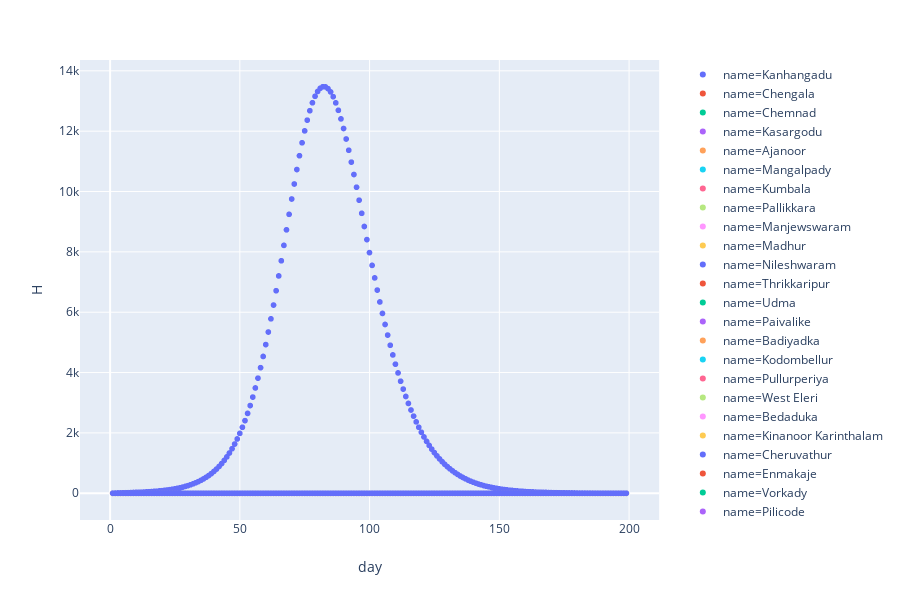

The notebook cell saved with this chart:
### Code cell
fig = px.scatter(resultsDF, x="day", y="H", color="name")
fig.show()

### Figure 1 — Plotly figure (JSON) as saved in the notebook; plotly's stock layout.template omitted (floating-point values rounded to 4 significant figures; data arrays with more than 128 entries replaced by an {"elided": "..."} marker saying what was removed)
{"data": [{"hoverlabel": {"namelength": 0}, "hovertemplate": "name=Kanhangadu<br>day=%{x}<br>H=%{y}", "legendgroup": "name=Kanhangadu", "marker": {"color": "#636efa", "symbol": "circle"}, "mode": "markers", "name": "name=Kanhangadu", "showlegend": true, "type": "scattergl", "x": {"elided": "199 int values"}, "xaxis": "x", "y": {"elided": "199 float values"}, "yaxis": "y"}, {"hoverlabel": {"namelength": 0}, "hovertemplate": "name=Chengala<br>day=%{x}<br>H=%{y}", "legendgroup": "name=Chengala", "marker": {"color": "#EF553B", "symbol": "circle"}, "mode": "markers", "name": "name=Chengala", "showlegend": true, "type": "scattergl", "x": {"elided": "199 int values"}, "xaxis": "x", "y": {"elided": "199 int values"}, "yaxis": "y"}, {"hoverlabel": {"namelength": 0}, "hovertemplate": "name=Chemnad<br>day=%{x}<br>H=%{y}", "legendgroup": "name=Chemnad", "marker": {"color": "#00cc96", "symbol": "circle"}, "mode": "markers", "name": "name=Chemnad", "showlegend": true, "type": "scattergl", "x": {"elided": "199 int values"}, "xaxis": "x", "y": {"elided": "199 int values"}, "yaxis": "y"}, {"hoverlabel": {"namelength": 0}, "hovertemplate": "name=Kasargodu<br>day=%{x}<br>H=%{y}", "legendgroup": "name=Kasargodu", "marker": {"color": "#ab63fa", "symbol": "circle"}, "mode": "markers", "name": "name=Kasargodu", "showlegend": true, "type": "scattergl", "x": {"elided": "199 int values"}, "xaxis": "x", "y": {"elided": "199 int values"}, "yaxis": "y"}, {"hoverlabel": {"namelength": 0}, "hovertemplate": "name=Ajanoor<br>day=%{x}<br>H=%{y}", "legendgroup": "name=Ajanoor", "marker": {"color": "#FFA15A", "symbol": "circle"}, "mode": "markers", "name": "name=Ajanoor", "showlegend": true, "type": "scattergl", "x": {"elided": "199 int values"}, "xaxis": "x", "y": {"elided": "199 int values"}, "yaxis": "y"}, {"hoverlabel": {"namelength": 0}, "hovertemplate": "name=Mangalpady<br>day=%{x}<br>H=%{y}", "legendgroup": "name=Mangalpady", "marker": {"color": "#19d3f3", "symbol": "circle"}, "mode": "markers", "name": "name=Mangalpady", "showlegend": true, "type": "scattergl", "x": {"elided": "199 int values"}, "xaxis": "x", "y": {"elided": "199 int values"}, "yaxis": "y"}, {"hoverlabel": {"namelength": 0}, "hovertemplate": "name=Kumbala<br>day=%{x}<br>H=%{y}", "legendgroup": "name=Kumbala", "marker": {"color": "#FF6692", "symbol": "circle"}, "mode": "markers", "name": "name=Kumbala", "showlegend": true, "type": "scattergl", "x": {"elided": "199 int values"}, "xaxis": "x", "y": {"elided": "199 int values"}, "yaxis": "y"}, {"hoverlabel": {"namelength": 0}, "hovertemplate": "name=Pallikkara<br>day=%{x}<br>H=%{y}", "legendgroup": "name=Pallikkara", "marker": {"color": "#B6E880", "symbol": "circle"}, "mode": "markers", "name": "name=Pallikkara", "showlegend": true, "type": "scattergl", "x": {"elided": "199 int values"}, "xaxis": "x", "y": {"elided": "199 int values"}, "yaxis": "y"}, {"hoverlabel": {"namelength": 0}, "hovertemplate": "name=Manjewswaram<br>day=%{x}<br>H=%{y}", "legendgroup": "name=Manjewswaram", "marker": {"color": "#FF97FF", "symbol": "circle"}, "mode": "markers", "name": "name=Manjewswaram", "showlegend": true, "type": "scattergl", "x": {"elided": "199 int values"}, "xaxis": "x", "y": {"elided": "199 int values"}, "yaxis": "y"}, {"hoverlabel": {"namelength": 0}, "hovertemplate": "name=Madhur<br>day=%{x}<br>H=%{y}", "legendgroup": "name=Madhur", "marker": {"color": "#FECB52", "symbol": "circle"}, "mode": "markers", "name": "name=Madhur", "showlegend": true, "type": "scattergl", "x": {"elided": "199 int values"}, "xaxis": "x", "y": {"elided": "199 int values"}, "yaxis": "y"}, {"hoverlabel": {"namelength": 0}, "hovertemplate": "name=Nileshwaram<br>day=%{x}<br>H=%{y}", "legendgroup": "name=Nileshwaram", "marker": {"color": "#636efa", "symbol": "circle"}, "mode": "markers", "name": "name=Nileshwaram", "showlegend": true, "type": "scattergl", "x": {"elided": "199 int values"}, "xaxis": "x", "y": {"elided": "199 int values"}, "yaxis": "y"}, {"hoverlabel": {"namelength": 0}, "hovertemplate": "name=Thrikkaripur<br>day=%{x}<br>H=%{y}", "legendgroup": "name=Thrikkaripur", "marker": {"color": "#EF553B", "symbol": "circle"}, "mode": "markers", "name": "name=Thrikkaripur", "showlegend": true, "type": "scattergl", "x": {"elided": "199 int values"}, "xaxis": "x", "y": {"elided": "199 int values"}, "yaxis": "y"}, {"hoverlabel": {"namelength": 0}, "hovertemplate": "name=Udma<br>day=%{x}<br>H=%{y}", "legendgroup": "name=Udma", "marker": {"color": "#00cc96", "symbol": "circle"}, "mode": "markers", "name": "name=Udma", "showlegend": true, "type": "scattergl", "x": {"elided": "199 int values"}, "xaxis": "x", "y": {"elided": "199 int values"}, "yaxis": "y"}, {"hoverlabel": {"namelength": 0}, "hovertemplate": "name=Paivalike<br>day=%{x}<br>H=%{y}", "legendgroup": "name=Paivalike", "marker": {"color": "#ab63fa", "symbol": "circle"}, "mode": "markers", "name": "name=Paivalike", "showlegend": true, "type": "scattergl", "x": {"elided": "199 int values"}, "xaxis": "x", "y": {"elided": "199 int values"}, "yaxis": "y"}, {"hoverlabel": {"namelength": 0}, "hovertemplate": "name=Badiyadka<br>day=%{x}<br>H=%{y}", "legendgroup": "name=Badiyadka", "marker": {"color": "#FFA15A", "symbol": "circle"}, "mode": "markers", "name": "name=Badiyadka", "showlegend": true, "type": "scattergl", "x": {"elided": "199 int values"}, "xaxis": "x", "y": {"elided": "199 int values"}, "yaxis": "y"}, {"hoverlabel": {"namelength": 0}, "hovertemplate": "name=Kodombellur<br>day=%{x}<br>H=%{y}", "legendgroup": "name=Kodombellur", "marker": {"color": "#19d3f3", "symbol": "circle"}, "mode": "markers", "name": "name=Kodombellur", "showlegend": true, "type": "scattergl", "x": {"elided": "199 int values"}, "xaxis": "x", "y": {"elided": "199 int values"}, "yaxis": "y"}, {"hoverlabel": {"namelength": 0}, "hovertemplate": "name=Pullurperiya<br>day=%{x}<br>H=%{y}", "legendgroup": "name=Pullurperiya", "marker": {"color": "#FF6692", "symbol": "circle"}, "mode": "markers", "name": "name=Pullurperiya", "showlegend": true, "type": "scattergl", "x": {"elided": "199 int values"}, "xaxis": "x", "y": {"elided": "199 int values"}, "yaxis": "y"}, {"hoverlabel": {"namelength": 0}, "hovertemplate": "name=West Eleri<br>day=%{x}<br>H=%{y}", "legendgroup": "name=West Eleri", "marker": {"color": "#B6E880", "symbol": "circle"}, "mode": "markers", "name": "name=West Eleri", "showlegend": true, "type": "scattergl", "x": {"elided": "199 int values"}, "xaxis": "x", "y": {"elided": "199 int values"}, "yaxis": "y"}, {"hoverlabel": {"namelength": 0}, "hovertemplate": "name=Bedaduka<br>day=%{x}<br>H=%{y}", "legendgroup": "name=Bedaduka", "marker": {"color": "#FF97FF", "symbol": "circle"}, "mode": "markers", "name": "name=Bedaduka", "showlegend": true, "type": "scattergl", "x": {"elided": "199 int values"}, "xaxis": "x", "y": {"elided": "199 int values"}, "yaxis": "y"}, {"hoverlabel": {"namelength": 0}, "hovertemplate": "name=Kinanoor Karinthalam<br>day=%{x}<br>H=%{y}", "legendgroup": "name=Kinanoor Karinthalam", "marker": {"color": "#FECB52", "symbol": "circle"}, "mode": "markers", "name": "name=Kinanoor Karinthalam", "showlegend": true, "type": "scattergl", "x": {"elided": "199 int values"}, "xaxis": "x", "y": {"elided": "199 int values"}, "yaxis": "y"}, {"hoverlabel": {"namelength": 0}, "hovertemplate": "name=Cheruvathur<br>day=%{x}<br>H=%{y}", "legendgroup": "name=Cheruvathur", "marker": {"color": "#636efa", "symbol": "circle"}, "mode": "markers", "name": "name=Cheruvathur", "showlegend": true, "type": "scattergl", "x": {"elided": "199 int values"}, "xaxis": "x", "y": {"elided": "199 int values"}, "yaxis": "y"}, {"hoverlabel": {"namelength": 0}, "hovertemplate": "name=Enmakaje<br>day=%{x}<br>H=%{y}", "legendgroup": "name=Enmakaje", "marker": {"color": "#EF553B", "symbol": "circle"}, "mode": "markers", "name": "name=Enmakaje", "showlegend": true, "type": "scattergl", "x": {"elided": "199 int values"}, "xaxis": "x", "y": {"elided": "199 int values"}, "yaxis": "y"}, {"hoverlabel": {"namelength": 0}, "hovertemplate": "name=Vorkady<br>day=%{x}<br>H=%{y}", "legendgroup": "name=Vorkady", "marker": {"color": "#00cc96", "symbol": "circle"}, "mode": "markers", "name": "name=Vorkady", "showlegend": true, "type": "scattergl", "x": {"elided": "199 int values"}, "xaxis": "x", "y": {"elided": "199 int values"}, "yaxis": "y"}, {"hoverlabel": {"namelength": 0}, "hovertemplate": "name=Pilicode<br>day=%{x}<br>H=%{y}", "legendgroup": "name=Pilicode", "marker": {"color": "#ab63fa", "symbol": "circle"}, "mode": "markers", "name": "name=Pilicode", "showlegend": true, "type": "scattergl", "x": {"elided": "199 int values"}, "xaxis": "x", "y": {"elided": "199 int values"}, "yaxis": "y"}, {"hoverlabel": {"namelength": 0}, "hovertemplate": "name=Muliyar<br>day=%{x}<br>H=%{y}", "legendgroup": "name=Muliyar", "marker": {"color": "#FFA15A", "symbol": "circle"}, "mode": "markers", "name": "name=Muliyar", "showlegend": true, "type": "scattergl", "x": {"elided": "199 int values"}, "xaxis": "x", "y": {"elided": "199 int values"}, "yaxis": "y"}, {"hoverlabel": {"namelength": 0}, "hovertemplate": "name=East Eleri<br>day=%{x}<br>H=%{y}", "legendgroup": "name=East Eleri", "marker": {"color": "#19d3f3", "symbol": "circle"}, "mode": "markers", "name": "name=East Eleri", "showlegend": true, "type": "scattergl", "x": {"elided": "199 int values"}, "xaxis": "x", "y": {"elided": "199 int values"}, "yaxis": "y"}, {"hoverlabel": {"namelength": 0}, "hovertemplate": "name=Kuttikol<br>day=%{x}<br>H=%{y}", "legendgroup": "name=Kuttikol", "marker": {"color": "#FF6692", "symbol": "circle"}, "mode": "markers", "name": "name=Kuttikol", "showlegend": true, "type": "scattergl", "x": {"elided": "199 int values"}, "xaxis": "x", "y": {"elided": "199 int values"}, "yaxis": "y"}, {"hoverlabel": {"namelength": 0}, "hovertemplate": "name=Mogral Puthur<br>day=%{x}<br>H=%{y}", "legendgroup": "name=Mogral Puthur", "marker": {"color": "#B6E880", "symbol": "circle"}, "mode": "markers", "name": "name=Mogral Puthur", "showlegend": true, "type": "scattergl", "x": {"elided": "199 int values"}, "xaxis": "x", "y": {"elided": "199 int values"}, "yaxis": "y"}, {"hoverlabel": {"namelength": 0}, "hovertemplate": "name=Balal<br>day=%{x}<br>H=%{y}", "legendgroup": "name=Balal", "marker": {"color": "#FF97FF", "symbol": "circle"}, "mode": "markers", "name": "name=Balal", "showlegend": true, "type": "scattergl", "x": {"elided": "199 int values"}, "xaxis": "x", "y": {"elided": "199 int values"}, "yaxis": "y"}, {"hoverlabel": {"namelength": 0}, "hovertemplate": "name=Kayyur Cheemeni<br>day=%{x}<br>H=%{y}", "legendgroup": "name=Kayyur Cheemeni", "marker": {"color": "#FECB52", "symbol": "circle"}, "mode": "markers", "name": "name=Kayyur Cheemeni", "showlegend": true, "type": "scattergl", "x": {"elided": "199 int values"}, "xaxis": "x", "y": {"elided": "199 int values"}, "yaxis": "y"}, {"hoverlabel": {"namelength": 0}, "hovertemplate": "name=Meenja<br>day=%{x}<br>H=%{y}", "legendgroup": "name=Meenja", "marker": {"color": "#636efa", "symbol": "circle"}, "mode": "markers", "name": "name=Meenja", "showlegend": true, "type": "scattergl", "x": {"elided": "199 int values"}, "xaxis": "x", "y": {"elided": "199 int values"}, "yaxis": "y"}, {"hoverlabel": {"namelength": 0}, "hovertemplate": "name=Panathady<br>day=%{x}<br>H=%{y}", "legendgroup": "name=Panathady", "marker": {"color": "#EF553B", "symbol": "circle"}, "mode": "markers", "name": "name=Panathady", "showlegend": true, "type": "scattergl", "x": {"elided": "199 int values"}, "xaxis": "x", "y": {"elided": "199 int values"}, "yaxis": "y"}, {"hoverlabel": {"namelength": 0}, "hovertemplate": "name=Delampady<br>day=%{x}<br>H=%{y}", "legendgroup": "name=Delampady", "marker": {"color": "#00cc96", "symbol": "circle"}, "mode": "markers", "name": "name=Delampady", "showlegend": true, "type": "scattergl", "x": {"elided": "199 int values"}, "xaxis": "x", "y": {"elided": "199 int values"}, "yaxis": "y"}, {"hoverlabel": {"namelength": 0}, "hovertemplate": "name=Padne<br>day=%{x}<br>H=%{y}", "legendgroup": "name=Padne", "marker": {"color": "#ab63fa", "symbol": "circle"}, "mode": "markers", "name": "name=Padne", "showlegend": true, "type": "scattergl", "x": {"elided": "199 int values"}, "xaxis": "x", "y": {"elided": "199 int values"}, "yaxis": "y"}, {"hoverlabel": {"namelength": 0}, "hovertemplate": "name=Madikkai<br>day=%{x}<br>H=%{y}", "legendgroup": "name=Madikkai", "marker": {"color": "#FFA15A", "symbol": "circle"}, "mode": "markers", "name": "name=Madikkai", "showlegend": true, "type": "scattergl", "x": {"elided": "199 int values"}, "xaxis": "x", "y": {"elided": "199 int values"}, "yaxis": "y"}, {"hoverlabel": {"namelength": 0}, "hovertemplate": "name=Puthige<br>day=%{x}<br>H=%{y}", "legendgroup": "name=Puthige", "marker": {"color": "#19d3f3", "symbol": "circle"}, "mode": "markers", "name": "name=Puthige", "showlegend": true, "type": "scattergl", "x": {"elided": "199 int values"}, "xaxis": "x", "y": {"elided": "199 int values"}, "yaxis": "y"}, {"hoverlabel": {"namelength": 0}, "hovertemplate": "name=Karadka<br>day=%{x}<br>H=%{y}", "legendgroup": "name=Karadka", "marker": {"color": "#FF6692", "symbol": "circle"}, "mode": "markers", "name": "name=Karadka", "showlegend": true, "type": "scattergl", "x": {"elided": "199 int values"}, "xaxis": "x", "y": {"elided": "199 int values"}, "yaxis": "y"}, {"hoverlabel": {"namelength": 0}, "hovertemplate": "name=Kallar<br>day=%{x}<br>H=%{y}", "legendgroup": "name=Kallar", "marker": {"color": "#B6E880", "symbol": "circle"}, "mode": "markers", "name": "name=Kallar", "showlegend": true, "type": "scattergl", "x": {"elided": "199 int values"}, "xaxis": "x", "y": {"elided": "199 int values"}, "yaxis": "y"}, {"hoverlabel": {"namelength": 0}, "hovertemplate": "name=Kumbadaje<br>day=%{x}<br>H=%{y}", "legendgroup": "name=Kumbadaje", "marker": {"color": "#FF97FF", "symbol": "circle"}, "mode": "markers", "name": "name=Kumbadaje", "showlegend": true, "type": "scattergl", "x": {"elided": "199 int values"}, "xaxis": "x", "y": {"elided": "199 int values"}, "yaxis": "y"}, {"hoverlabel": {"namelength": 0}, "hovertemplate": "name=Valiyaparamba<br>day=%{x}<br>H=%{y}", "legendgroup": "name=Valiyaparamba", "marker": {"color": "#FECB52", "symbol": "circle"}, "mode": "markers", "name": "name=Valiyaparamba", "showlegend": true, "type": "scattergl", "x": {"elided": "199 int values"}, "xaxis": "x", "y": {"elided": "199 int values"}, "yaxis": "y"}, {"hoverlabel": {"namelength": 0}, "hovertemplate": "name=Belloor<br>day=%{x}<br>H=%{y}", "legendgroup": "name=Belloor", "marker": {"color": "#636efa", "symbol": "circle"}, "mode": "markers", "name": "name=Belloor", "showlegend": true, "type": "scattergl", "x": {"elided": "199 int values"}, "xaxis": "x", "y": {"elided": "199 int values"}, "yaxis": "y"}], "layout": {"height": 600, "legend": {"tracegroupgap": 0}, "margin": {"t": 60}, "xaxis": {"anchor": "y", "domain": [0, 0.98], "title": {"text": "day"}}, "yaxis": {"anchor": "x", "domain": [0, 1], "title": {"text": "H"}}}}
